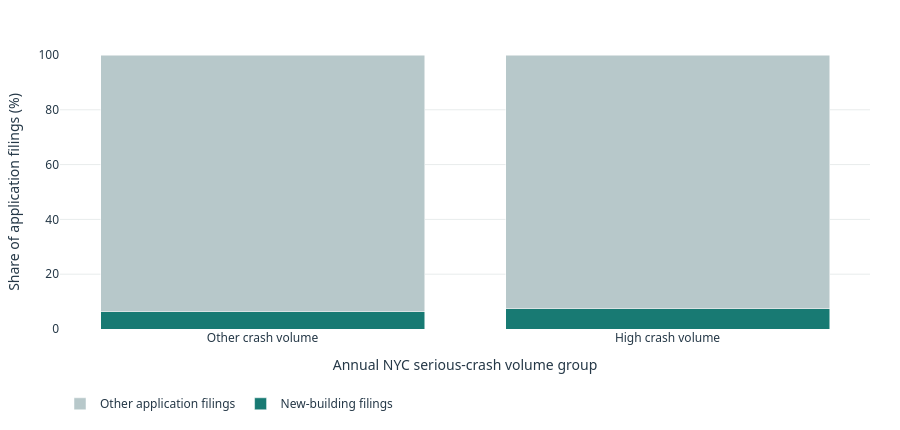

Here is the notebook cell this chart was saved with:
### Markdown cell above
## Part E - Member 4: analysis and storytelling
### RQ1 (website RQ7). Do high-crash areas have a different mix of new-building versus other application filings?
Compare **new-building filings / all application filings** in high-crash and other ZIP-years. The shared dashboard logic defines high crash volume before filters using each year's NYC-wide housing-covered ZIPs: positive serious-crash counts at/above the 75th percentile, with ties retained. Other filings are the remainder, not necessarily renovations or residential work. Unknown housing is excluded and zero-filing shares stay undefined. This asks about development composition rather than repeating the event-concentration question.

### Code cell
import sys
from pathlib import Path
from IPython.display import display, Markdown

ROOT = Path.cwd()
if not (ROOT / "app" / "data.py").is_file():
    ROOT = ROOT.parent
sys.path.insert(0, str(ROOT))
from app.data import Selection, build_report, load_dataset

from app.charts import development_mix_figure

story = load_dataset()
story_report = build_report(story, Selection())
development_mix_figure(story_report).show(renderer="plotly_mimetype")
development_mix = story_report.development_mix
for group, row in development_mix.iterrows():
    if row["filing_count"] > 0:
        display(Markdown(
            f"**{group}:** new-building filings are **{row['new_building_share']:.1%}** "
            f"of **{row['filing_count']:,.0f} filings**."
        ))
    else:
        display(Markdown(f"**{group}:** no positive filing denominator; the mix is undefined."))
display(Markdown(
    "**Interpretation:** compare filing composition, not raw event volume. Other filings are the remainder, "
    "not necessarily residential work or renovations. High crash volume uses a positive count at/above the "
    "annual NYC-wide 75th percentile among housing-covered ZIPs, with ties retained. "
    "These descriptive groups do not show that project type changes crash risk."
))
display(development_mix)

### Figure 1 — Plotly figure (JSON) as saved in the notebook; plotly's stock layout.template omitted (floating-point values rounded to 4 significant figures)
{"data": [{"customdata": [[21410.0, 341000.0], [18970.0, 257000.0]], "hovertemplate": "%{x}<br>%{fullData.name}: %{customdata[0]:,.0f}<br>All filings: %{customdata[1]:,.0f}<br>Share: %{y:.1f}%<extra></extra>", "marker": {"color": "#187a73"}, "name": "New-building filings", "type": "bar", "x": ["Other crash volume", "High crash volume"], "y": [6.278, 7.383]}, {"customdata": [[319600.0, 341000.0], [238000.0, 257000.0]], "hovertemplate": "%{x}<br>%{fullData.name}: %{customdata[0]:,.0f}<br>All filings: %{customdata[1]:,.0f}<br>Share: %{y:.1f}%<extra></extra>", "marker": {"color": "#b7c8ca"}, "name": "Other application filings", "type": "bar", "x": ["Other crash volume", "High crash volume"], "y": [93.72, 92.62]}], "layout": {"barmode": "stack", "font": {"color": "#253847", "family": "Segoe UI, Arial, sans-serif", "size": 12}, "height": 430, "hoverlabel": {"bgcolor": "white"}, "legend": {"orientation": "h", "x": 0, "y": -0.22}, "margin": {"b": 65, "l": 60, "r": 30, "t": 55}, "paper_bgcolor": "rgba(0,0,0,0)", "plot_bgcolor": "rgba(0,0,0,0)", "xaxis": {"gridcolor": "#e8ecec", "title": {"text": "Annual NYC serious-crash volume group"}, "zeroline": false}, "yaxis": {"gridcolor": "#e8ecec", "range": [0, 100], "title": {"text": "Share of application filings (%)"}, "zeroline": false}}}
